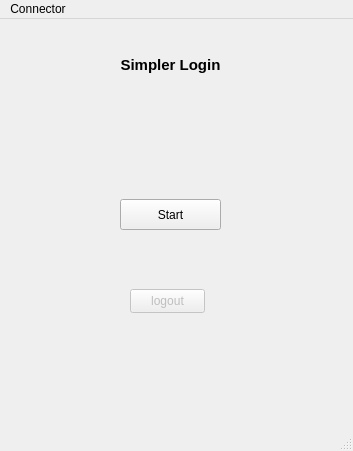
<?xml version="1.0" encoding="UTF-8"?>
<ui version="4.0">
 <class>Main</class>
 <widget class="QMainWindow" name="Main">
  <property name="geometry">
   <rect>
    <x>0</x>
    <y>0</y>
    <width>353</width>
    <height>451</height>
   </rect>
  </property>
  <property name="windowTitle">
   <string>MainWindow</string>
  </property>
  <widget class="QWidget" name="centralwidget">
   <widget class="QPushButton" name="login_btn">
    <property name="geometry">
     <rect>
      <x>120</x>
      <y>180</y>
      <width>101</width>
      <height>31</height>
     </rect>
    </property>
    <property name="text">
     <string>Start</string>
    </property>
    <property name="checkable">
     <bool>false</bool>
    </property>
   </widget>
   <widget class="QPushButton" name="logout_btn">
    <property name="enabled">
     <bool>false</bool>
    </property>
    <property name="geometry">
     <rect>
      <x>130</x>
      <y>270</y>
      <width>75</width>
      <height>24</height>
     </rect>
    </property>
    <property name="text">
     <string>logout</string>
    </property>
   </widget>
   <widget class="QLabel" name="label_u1">
    <property name="geometry">
     <rect>
      <x>40</x>
      <y>30</y>
      <width>261</width>
      <height>31</height>
     </rect>
    </property>
    <property name="font">
     <font>
      <pointsize>11</pointsize>
      <bold>true</bold>
     </font>
    </property>
    <property name="text">
     <string>Simpler Login</string>
    </property>
    <property name="textFormat">
     <enum>Qt::PlainText</enum>
    </property>
    <property name="alignment">
     <set>Qt::AlignCenter</set>
    </property>
   </widget>
   <widget class="QLabel" name="output_label">
    <property name="geometry">
     <rect>
      <x>70</x>
      <y>219</y>
      <width>201</width>
      <height>41</height>
     </rect>
    </property>
    <property name="text">
     <string/>
    </property>
   </widget>
  </widget>
  <widget class="QMenuBar" name="menubar">
   <property name="geometry">
    <rect>
     <x>0</x>
     <y>0</y>
     <width>353</width>
     <height>22</height>
    </rect>
   </property>
   <widget class="QMenu" name="menuConnector">
    <property name="title">
     <string>Connector</string>
    </property>
   </widget>
   <addaction name="menuConnector"/>
  </widget>
  <widget class="QStatusBar" name="statusbar"/>
 </widget>
 <resources/>
 <connections/>
</ui>
